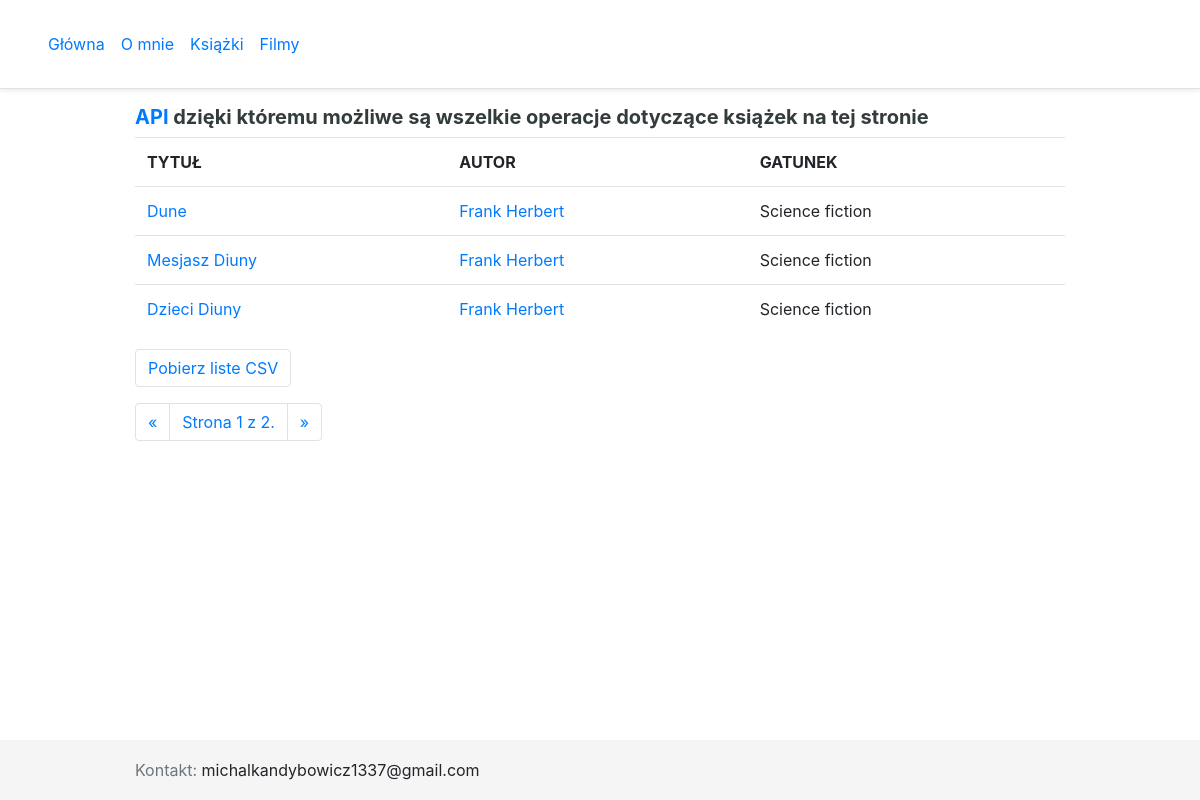
The page /books/ on the database its author committed.
### backend/models.py (models this page shows, shortened)
class Book(models.Model):
    author = models.ForeignKey(Author, related_name="book_author", on_delete=models.PROTECT)
    book_type = models.ForeignKey(BookType, related_name="book_type", on_delete=models.PROTECT)
    title = models.CharField(max_length=50)
    photo = models.ImageField(upload_to=None, height_field=None, width_field=None, max_length=100)
    note = models.CharField(max_length=1000)
    date_of_publication = models.DateField(null=True, blank=True)
    def get_absolute_url(self):
        return reverse('book-detail-view', args=[str(self.id)])

class Author(models.Model):
    name = models.CharField(max_length=50)
    date_of_birth = models.DateField()
    date_of_death = models.DateField(blank=True, null=True)
    photo = models.ImageField(upload_to=None, height_field=None, width_field=None, max_length=100)
    note = models.CharField(max_length=1000)
    def __str__(self):
        return str(self.name)
    def get_absolute_url(self):
        return reverse('author-detail-view', args=[str(self.id)])

class BookType(models.Model):
    title = models.CharField(max_length=50)
    def __str__(self):
        return str(self.title)

### pages/views.py (the view)
# urls.py: path('books/', BooksListPageView.as_view(), name='books_list'),
class BooksListPageView(ListView):
    model = Book
    context_object_name = 'books_list'
    template_name = 'pages/books_list.html'
    paginate_by = 3
    def get_queryset(self):
        return Book.objects.all().order_by('id')
    def get_context_data(self, **kwargs):
        context = super(BooksListPageView, self).get_context_data(**kwargs)
        return context

### templates/pages/books_list.html (shortened to what this page needs)
{% extends '_base.html' %}
{% load static %}
{% block content %}
    <div>
        <p class="font-weight-bold h5" style="color:#333c3c">
            <a href="{{ request.url }}/book-api/" target="_blank">API</a>
            dzięki któremu możliwe są wszelkie operacje dotyczące książek na tej stronie
        </p>
    </div>
    <table class="table">
        <tr>
            <th scope="col">TYTUŁ</th>
            <th scope="col">AUTOR</th>
            <th scope="col">GATUNEK</th>
        </tr>
        {% for book in books_list %}
            <tr>
                <td><a href="{{ book.get_absolute_url }}">{{ book.title }}</a></td>
                <td><a href="{{ book.author.get_absolute_url }}">{{ book.author }}</a></td>
                <td>{{ book.book_type }}</td>
            </tr>
        {% endfor %}
    </table>
        <ul class="pagination">
            <li class="page-item">
                <a class="page-link" href="{% url 'books_to_csv' %}">Pobierz liste CSV</a>
            </li>
        {% if page_obj.has_other_pages %}
            </ul>
            <ul class="pagination">
                {% if page_obj.has_previous %}
                    <li class="page-item">
                        <a class="page-link" href="?page={{ page_obj.previous_page_number }}">&laquo;</a>
                    </li>
                {% else %}
                    <li class="page-item"><span class="page-link">&laquo;</span></li>
                {% endif %}
                    <li class="page-item">
                        <span class="page-link">
                            <a>
                                Strona {{ page_obj.number }} z {{ page_obj.paginator.num_pages }}.
                            </a>
                        </span>
                    </li>
                {% if page_obj.has_next %}
                    <li class="page-item">
                        <a class="page-link" href="?page={{ page_obj.next_page_number }}">&raquo;</a>
                    </li>
                {% else %}
                    <li class="disabled"><span class="page-link">&raquo;</span></li>
                {% endif %}
            </ul>
        {% endif %}
{% endblock content %}

### static/css/base.css (style rules this page uses)
html { position: relative; min-height: 100%; font-size: 14px; }
@media (min-width: 768px) { html { font-size: 16px; } }
body { margin-bottom: 60px; }

### rows shown on the page
Book: title "Dune", author "Frank Herbert", book_type "Science fiction"
Book: title "Mesjasz Diuny", author "Frank Herbert", book_type "Science fiction"
Book: title "Dzieci Diuny", author "Frank Herbert", book_type "Science fiction"

### other values the page prints
{{ page_obj.number }} "1"
{{ page_obj.paginator.num_pages }} "2"
